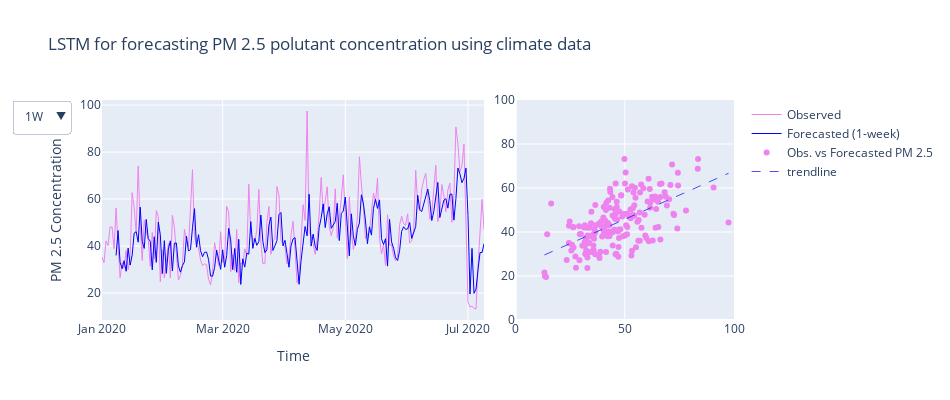

Source (notebook cell):
### Markdown cell above
<html>
 <head>
 </head>
 <body>
     <p style="color:brown">Lets combine them in 1 interactive chart</p>
      <p> &emsp; &#x2022; </p>
     <br/>
 </body>
</html>

### Code cell
# put all the figure component sinto 1 big picture

fig = make_subplots(rows=1, cols=2, 
                    column_widths=[0.7, 0.4],
                   horizontal_spacing = 0.05)

# left graph

fig.add_trace(fig_Obs, row = 1, col = 1)

fig.add_trace(fig_1W, row = 1, col = 1)

fig.add_trace(fig_2W, row = 1, col = 1)


fig.add_trace(fig_4W, row = 1, col = 1)


# right graph


fig.add_trace(fig_1Ws, row = 1, col = 2)

fig.add_trace(fig_1Ws_td, row = 1, col = 2)


fig.add_trace(fig_2Ws, row = 1, col = 2)

fig.add_trace(fig_2Ws_td, row = 1, col = 2)



fig.add_trace(fig_4Ws, row = 1, col = 2)

fig.add_trace(fig_4Ws_td, row = 1, col = 2)




W1_rr = [dict(x=0.1, y=0.9,
                xref="paper", yref="paper",
                text="RMSE = 9.26",
             ax=0, ay=0)]


W2_rr = [dict(x=0.1, y=0.9,
                xref="paper", yref="paper",
                text="RMSE = 10.74",
            ax=0, ay=0)]


W4_rr = [dict(x=0.1, y=0.9,
                xref="paper", yref="paper",
                text="RMSE = 13.61",
            ax=0, ay=0)]

# this is to hide some graphs component for first inilisation
# otherwise, all graphs is shown up at the beginnign despite selection in dropdown
# traces start at 0
for k in [2, 3, 6, 7, 8, 9]:
    fig.update_traces(visible=False, selector=k)

# dropdown menu
fig.update_layout(
    updatemenus=[go.layout.Updatemenu(
        active=0,
        buttons=list(
            [dict(label = '1W',
                  method = 'update',
                  args = [{'visible': [True, True, False, False,
                                      True, True, False, False, False, False]},
                          {'title': '1-week lag',
                           'showlegend':True, "annotations": W1_rr}]),
             dict(label = '2W',
                  method = 'update',
                  args = [{'visible': [True, False, True, False,
                                      False, False, True, True, False, False]},
                          {'title': '2-week lag',
                           'showlegend':True, "annotations": W2_rr}]),
             dict(label = '4W',
                  method = 'update',
                  args = [{'visible': [True, False, False, True,
                                      False, False, False, False, True, True]},
                          {'title': '4-week lag',
                           'showlegend':True, "annotations": W4_rr}])
            ])
        )
    ],
    title="LSTM for forecasting PM 2.5 polutant concentration using climate data",
    xaxis_title="Time",
    yaxis_title="PM 2.5 Concentration",
    autosize=False,
    width=950,
    height=400,
    yaxis2=dict(range=[0,100]),
    xaxis2=dict(range=[0,100]),
    xaxis_range=[df_forecast.index[0],df_forecast.index[-1]]
)

fig.show()

### Figure 1 — Plotly figure (JSON) as saved in the notebook; plotly's stock layout.template omitted (floating-point values rounded to 4 significant figures; data arrays with more than 128 entries replaced by an {"elided": "..."} marker saying what was removed)
{"data": [{"line": {"color": "violet", "width": 1}, "name": "Observed", "type": "scatter", "x": {"elided": "191 str values"}, "xaxis": "x", "y": {"elided": "191 float values"}, "yaxis": "y"}, {"line": {"color": "blue", "width": 1}, "name": "Forecasted (1-week)", "type": "scatter", "x": {"elided": "184 str values"}, "xaxis": "x", "y": {"elided": "184 float values"}, "yaxis": "y"}, {"line": {"color": "blue", "width": 1}, "name": "Forecasted (2-week)", "type": "scatter", "visible": false, "x": {"elided": "184 str values"}, "xaxis": "x", "y": {"elided": "177 float values"}, "yaxis": "y"}, {"line": {"color": "blue", "width": 1}, "name": "Forecasted (4-week)", "type": "scatter", "visible": false, "x": {"elided": "160 str values"}, "xaxis": "x", "y": {"elided": "160 float values"}, "yaxis": "y"}, {"marker": {"color": "violet"}, "mode": "markers", "name": "Obs. vs Forecasted PM 2.5", "type": "scatter", "x": {"elided": "184 float values"}, "xaxis": "x2", "y": {"elided": "184 float values"}, "yaxis": "y2"}, {"line": {"color": "blue", "dash": "dash", "width": 0.7}, "mode": "lines", "name": "trendline", "type": "scatter", "x": [13.17, 17.61, 22.04, 26.48, 30.92, 35.36, 39.8, 44.24, 48.68, 53.11, 57.55, 61.99, 66.43, 70.87, 75.31, 79.75, 84.18, 88.62, 93.06, 97.5], "xaxis": "x2", "y": [29.57, 31.52, 33.47, 35.43, 37.38, 39.33, 41.29, 43.24, 45.19, 47.15, 49.1, 51.05, 53.01, 54.96, 56.91, 58.87, 60.82, 62.77, 64.73, 66.68], "yaxis": "y2"}, {"marker": {"color": "violet"}, "mode": "markers", "name": "Obs. vs Forecasted PM 2.5", "type": "scatter", "visible": false, "x": {"elided": "177 float values"}, "xaxis": "x2", "y": {"elided": "177 float values"}, "yaxis": "y2"}, {"line": {"color": "blue", "dash": "dash", "width": 0.7}, "mode": "lines", "name": "trendline", "type": "scatter", "visible": false, "x": [13.17, 17.61, 22.04, 26.48, 30.92, 35.36, 39.8, 44.24, 48.68, 53.11, 57.55, 61.99, 66.43, 70.87, 75.31, 79.75, 84.18, 88.62, 93.06, 97.5], "xaxis": "x2", "y": [38.7, 39.47, 40.25, 41.02, 41.8, 42.57, 43.35, 44.12, 44.9, 45.67, 46.45, 47.22, 48.0, 48.77, 49.55, 50.32, 51.1, 51.87, 52.65, 53.42], "yaxis": "y2"}, {"marker": {"color": "violet"}, "mode": "markers", "name": "Obs. vs Forecasted PM 2.5", "type": "scatter", "visible": false, "x": {"elided": "177 float values"}, "xaxis": "x2", "y": {"elided": "160 float values"}, "yaxis": "y2"}, {"line": {"color": "blue", "dash": "dash", "width": 0.7}, "mode": "lines", "name": "trendline", "type": "scatter", "visible": false, "x": [13.17, 17.61, 22.04, 26.48, 30.92, 35.36, 39.8, 44.24, 48.68, 53.11, 57.55, 61.99, 66.43, 70.87, 75.31, 79.75, 84.18, 88.62, 93.06, 97.5], "xaxis": "x2", "y": [39.39, 39.39, 39.39, 39.39, 39.39, 39.39, 39.39, 39.39, 39.39, 39.39, 39.38, 39.38, 39.38, 39.38, 39.38, 39.38, 39.38, 39.38, 39.38, 39.38], "yaxis": "y2"}], "layout": {"autosize": false, "height": 400, "title": {"text": "LSTM for forecasting PM 2.5 polutant concentration using climate data"}, "updatemenus": [{"active": 0, "buttons": [{"args": [{"visible": [true, true, false, false, true, true, false, false, false, false]}, {"annotations": [{"ax": 0, "ay": 0, "text": "RMSE = 9.26", "x": 0.1, "xref": "paper", "y": 0.9, "yref": "paper"}], "showlegend": true, "title": "1-week lag"}], "label": "1W", "method": "update"}, {"args": [{"visible": [true, false, true, false, false, false, true, true, false, false]}, {"annotations": [{"ax": 0, "ay": 0, "text": "RMSE = 10.74", "x": 0.1, "xref": "paper", "y": 0.9, "yref": "paper"}], "showlegend": true, "title": "2-week lag"}], "label": "2W", "method": "update"}, {"args": [{"visible": [true, false, false, true, false, false, false, false, true, true]}, {"annotations": [{"ax": 0, "ay": 0, "text": "RMSE = 13.61", "x": 0.1, "xref": "paper", "y": 0.9, "yref": "paper"}], "showlegend": true, "title": "4-week lag"}], "label": "4W", "method": "update"}]}], "width": 950, "xaxis": {"anchor": "y", "domain": [0, 0.6045], "range": ["2020-01-01T00:00:00", "2020-07-09T00:00:00"], "title": {"text": "Time"}}, "xaxis2": {"anchor": "y2", "domain": [0.6545, 1.0], "range": [0, 100]}, "yaxis": {"anchor": "x", "domain": [0, 1], "title": {"text": "PM 2.5 Concentration"}}, "yaxis2": {"anchor": "x2", "domain": [0, 1], "range": [0, 100]}}}
